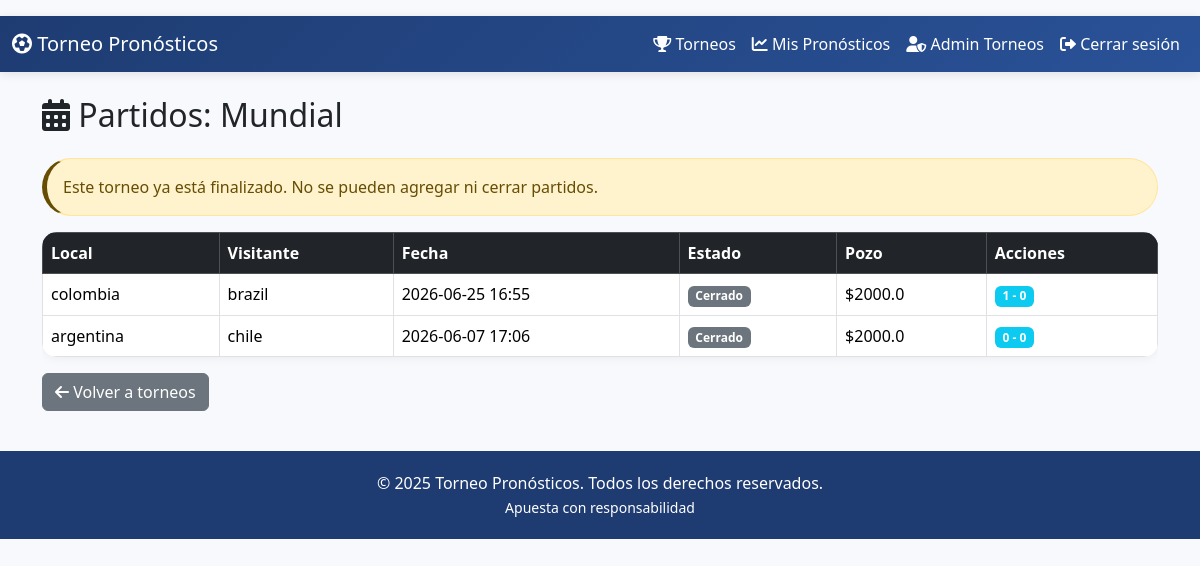
The app's page /admin/tournament/1/matches (signed in) with its own data.
### src/models/entities/Tournament.py (models this page shows, shortened)
class Tournament(db.Model):
    __tablename__ = 'tournament'
    id = db.Column(db.Integer, primary_key=True)
    name = db.Column(db.String(255), nullable=False)
    start_date = db.Column(db.DateTime, nullable=True)
    end_date = db.Column(db.DateTime, nullable=True)
    status = db.Column(db.String(50), default='active')
    global_pool = db.Column(db.Float, default=0.0)
    matches = db.relationship('Partido', backref='tournament', lazy=True)

### src/models/entities/Partido.py (models this page shows, shortened)
class Partido(db.Model):
    id = db.Column(db.Integer, primary_key=True)
    equipo_local = db.Column(db.String(100))
    equipo_visitante = db.Column(db.String(100))
    fecha = db.Column(db.DateTime)
    resultado_local = db.Column(db.Integer, default=0)
    resultado_visitante = db.Column(db.Integer, default=0)
    estado = db.Column(db.String(20), default='abierto')
    prize_pool = db.Column(db.Float, default=0.0)
    tournament_id = db.Column(db.Integer, db.ForeignKey('tournament.id'), nullable=False)
    __table_args__ = (
        db.Index('idx_partido_tournament_estado', 'tournament_id', 'estado'),
        db.Index('idx_partido_fecha', 'fecha'),
    )

### src/routes/admin.py (the view)
@admin.route('/admin/tournament/<int:id>/matches')
@admin_required
def admin_tournament_matches(id):
    tournament = Tournament.query.get_or_404(id)
    partidos = Partido.query.filter_by(tournament_id=id).all()
    return render_template('admin/tournament_matches.html', tournament=tournament, partidos=partidos)

### src/app.py (called while the page is built)
@app.context_processor
def inject_user():
    from models.entities.User import User
    from flask import session
    user = None
    if 'user_id' in session:
        user = User.query.get(session['user_id'])
    return dict(current_user=user)

### src/utils/helpers.py (called while the page is built)
def admin_required(f):
    @wraps(f)
    def decorated_function(*args, **kwargs):
        if 'user_id' not in session:
            flash("Debes iniciar sesión primero", "warning")
            return redirect(url_for('auth.login'))
        user = User.query.get(session['user_id'])
        if not user or not user.is_admin:
            flash("No tienes permisos para acceder a esta página", "danger")
            return redirect(url_for('auth.index'))  # antes redirigía a main.index
        return f(*args, **kwargs)
    return decorated_function

### src/templates/admin/tournament_matches.html (shortened to what this page needs)
{% extends "base.html" %}
{% block body %}
{% include 'partials/navbar.html' %}
<div class="container mt-4">
    <div class="d-flex justify-content-between mb-3">
        <h2><i class="fas fa-calendar-alt"></i> Partidos: {{ tournament.name }}</h2>
    </div>
    {% if tournament.status == 'finished' %}
    <div class="alert alert-warning">Este torneo ya está finalizado. No se pueden agregar ni cerrar partidos.</div>
    {% endif %}
    <div class="table-responsive">
        <table class="table table-bordered">
            <thead class="table-dark">
                <tr><th>Local</th><th>Visitante</th><th>Fecha</th><th>Estado</th><th>Pozo</th><th>Acciones</th></tr>
            </thead>
            <tbody>
                {% for p in partidos %}
                <tr>
                    <td>{{ p.equipo_local }}</td>
                    <td>{{ p.equipo_visitante }}</td>
                    <td>{{ p.fecha.strftime('%Y-%m-%d %H:%M') }}</td>
                    <td>
                        {% if p.estado == 'abierto' %}
                            <span class="badge bg-warning">Abierto</span>
                        {% else %}
                            <span class="badge bg-secondary">Cerrado</span>
                        {% endif %}
                    </td>
                    <td>${{ p.prize_pool }}</td>
                    <td>
                        {% if p.estado == 'abierto' and tournament.status != 'finished' %}
                        <form action="{{ url_for('admin.close_match', id=p.id) }}" method="post" class="d-flex gap-2">
                            <input type="number" name="real_local" class="form-control form-control-sm" placeholder="Local" required>
                            <input type="number" name="real_visitante" class="form-control form-control-sm" placeholder="Visitante" required>
                            <button type="submit" class="btn btn-sm btn-danger">
                                <i class="fas fa-check-circle"></i> Cerrar
                            </button>
                        </form>
                        {% elif p.estado == 'cerrado' %}
                        <span class="badge bg-info">{{ p.resultado_local }} - {{ p.resultado_visitante }}</span>
                        {% endif %}
                    </td>
                </tr>
                {% endfor %}
            </tbody>
        </table>
    </div>
    <a href="{{ url_for('admin.admin_tournaments') }}" class="btn btn-secondary">
        <i class="fas fa-arrow-left"></i> Volver a torneos
    </a>
</div>
{% endblock %}

### src/static/css/custom.css (style rules this page uses)
body { background: #f8f9fc; font-family: 'Segoe UI', Tahoma, Geneva, Verdana, sans-serif; }
.table { background: white; border-radius: 15px; overflow: hidden; box-shadow: 0 2px 10px rgba(0,0,0,0.05); }
.table thead { background: #1e3c72; color: white; }
.alert { border-radius: 40px; border-left: 5px solid; }

### records on screen
Tournament: name "Mundial"
Partido: equipo_local "colombia", equipo_visitante "brazil", fecha "2026-06-25 16:55", estado "Cerrado", prize_pool "2000.0", resultado_local "1", resultado_visitante "0"
Partido: equipo_local "argentina", equipo_visitante "chile", fecha "2026-06-07 17:06", estado "Cerrado", prize_pool "2000.0", resultado_local "0", resultado_visitante "0"
